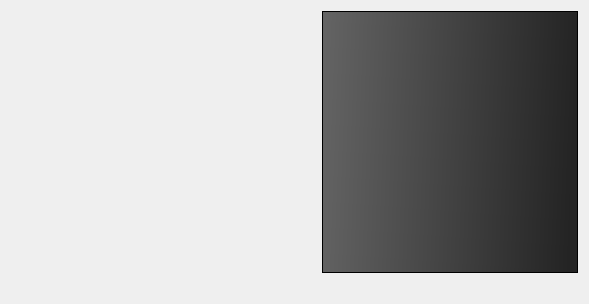
<?xml version="1.0" encoding="UTF-8"?>
<ui version="4.0">
 <class>VehicleConfigurationPanel</class>
 <widget class="QWidget" name="VehicleConfigurationPanel">
  <property name="geometry">
   <rect>
    <x>0</x>
    <y>0</y>
    <width>589</width>
    <height>304</height>
   </rect>
  </property>
  <property name="windowTitle">
   <string>Form</string>
  </property>
  <property name="styleSheet">
   <string notr="true"/>
  </property>
  <layout class="QGridLayout" name="gridLayout">
   <item row="0" column="0" colspan="3">
    <widget class="QLabel" name="configView">
     <property name="minimumSize">
      <size>
       <width>0</width>
       <height>0</height>
      </size>
     </property>
     <property name="styleSheet">
      <string notr="true">color: rgba(255, 255, 255, 0);</string>
     </property>
     <property name="text">
      <string/>
     </property>
    </widget>
   </item>
   <item row="1" column="0">
    <spacer name="horizontalSpacer_2">
     <property name="orientation">
      <enum>Qt::Horizontal</enum>
     </property>
     <property name="sizeHint" stdset="0">
      <size>
       <width>40</width>
       <height>20</height>
      </size>
     </property>
    </spacer>
   </item>
   <item row="1" column="1">
    <spacer name="horizontalSpacer">
     <property name="orientation">
      <enum>Qt::Horizontal</enum>
     </property>
     <property name="sizeHint" stdset="0">
      <size>
       <width>40</width>
       <height>20</height>
      </size>
     </property>
    </spacer>
   </item>
   <item row="1" column="2">
    <spacer name="horizontalSpacer_3">
     <property name="orientation">
      <enum>Qt::Horizontal</enum>
     </property>
     <property name="sizeHint" stdset="0">
      <size>
       <width>40</width>
       <height>20</height>
      </size>
     </property>
    </spacer>
   </item>
   <item row="1" column="3">
    <spacer name="horizontalSpacer_4">
     <property name="orientation">
      <enum>Qt::Horizontal</enum>
     </property>
     <property name="sizeHint" stdset="0">
      <size>
       <width>40</width>
       <height>20</height>
      </size>
     </property>
    </spacer>
   </item>
   <item row="0" column="3" colspan="2">
    <widget class="QTableWidget" name="configSpecs">
     <property name="font">
      <font>
       <pointsize>10</pointsize>
       <weight>75</weight>
       <bold>true</bold>
       <stylestrategy>PreferAntialias</stylestrategy>
      </font>
     </property>
     <property name="styleSheet">
      <string notr="true">background-color:  qlineargradient(spread:pad, x1:0, y1:0, x2:1, y2:0.0397727, stop:0 rgba(100, 100, 100, 255), stop:1 rgba(36, 36, 36, 255))
</string>
     </property>
     <property name="frameShape">
      <enum>QFrame::Box</enum>
     </property>
     <property name="frameShadow">
      <enum>QFrame::Plain</enum>
     </property>
     <property name="lineWidth">
      <number>1</number>
     </property>
     <property name="alternatingRowColors">
      <bool>false</bool>
     </property>
     <property name="selectionMode">
      <enum>QAbstractItemView::NoSelection</enum>
     </property>
     <property name="showGrid">
      <bool>false</bool>
     </property>
     <property name="gridStyle">
      <enum>Qt::NoPen</enum>
     </property>
     <property name="wordWrap">
      <bool>false</bool>
     </property>
     <property name="cornerButtonEnabled">
      <bool>false</bool>
     </property>
     <attribute name="horizontalHeaderVisible">
      <bool>false</bool>
     </attribute>
     <attribute name="horizontalHeaderCascadingSectionResizes">
      <bool>true</bool>
     </attribute>
     <attribute name="horizontalHeaderStretchLastSection">
      <bool>true</bool>
     </attribute>
     <attribute name="verticalHeaderVisible">
      <bool>false</bool>
     </attribute>
     <attribute name="verticalHeaderStretchLastSection">
      <bool>false</bool>
     </attribute>
    </widget>
   </item>
  </layout>
 </widget>
 <resources/>
 <connections/>
</ui>
